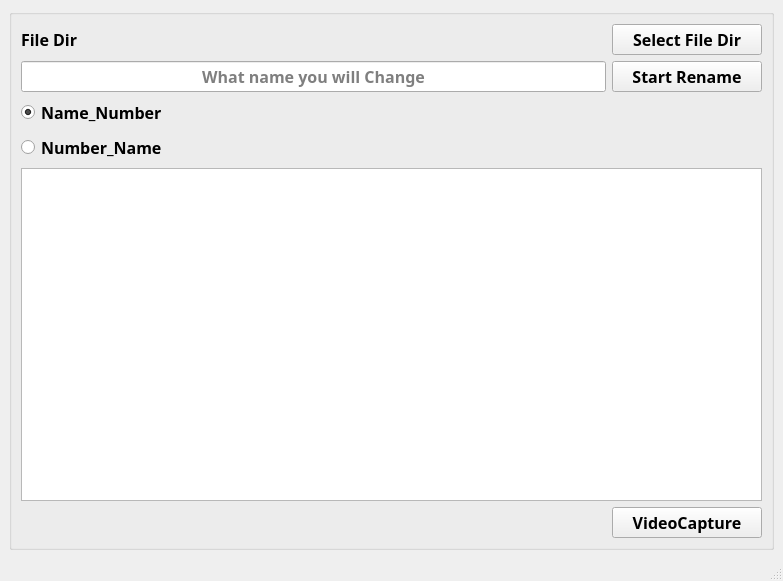
<?xml version="1.0" encoding="UTF-8"?>
<ui version="4.0">
 <class>MainWindow</class>
 <widget class="QMainWindow" name="MainWindow">
  <property name="geometry">
   <rect>
    <x>0</x>
    <y>0</y>
    <width>783</width>
    <height>581</height>
   </rect>
  </property>
  <property name="windowTitle">
   <string>Rename</string>
  </property>
  <widget class="QWidget" name="centralwidget">
   <layout class="QGridLayout" name="gridLayout">
    <item row="0" column="1">
     <widget class="QGroupBox" name="groupBox">
      <property name="enabled">
       <bool>true</bool>
      </property>
      <property name="title">
       <string/>
      </property>
      <property name="flat">
       <bool>false</bool>
      </property>
      <property name="checkable">
       <bool>false</bool>
      </property>
      <layout class="QGridLayout" name="gridLayout_2">
       <item row="3" column="0">
        <widget class="QRadioButton" name="type2">
         <property name="font">
          <font>
           <family>微軟正黑體</family>
           <pointsize>12</pointsize>
           <weight>75</weight>
           <bold>true</bold>
          </font>
         </property>
         <property name="text">
          <string>Number_Name</string>
         </property>
        </widget>
       </item>
       <item row="1" column="0">
        <widget class="QLineEdit" name="filename_willchange">
         <property name="font">
          <font>
           <family>微軟正黑體</family>
           <pointsize>12</pointsize>
           <weight>75</weight>
           <bold>true</bold>
          </font>
         </property>
         <property name="alignment">
          <set>Qt::AlignCenter</set>
         </property>
         <property name="placeholderText">
          <string>What name you will Change</string>
         </property>
        </widget>
       </item>
       <item row="0" column="0">
        <widget class="QLabel" name="FileDir">
         <property name="font">
          <font>
           <family>微軟正黑體</family>
           <pointsize>12</pointsize>
           <weight>75</weight>
           <bold>true</bold>
          </font>
         </property>
         <property name="text">
          <string>File Dir</string>
         </property>
        </widget>
       </item>
       <item row="0" column="1">
        <widget class="QPushButton" name="Select_dir">
         <property name="font">
          <font>
           <family>微軟正黑體</family>
           <pointsize>12</pointsize>
           <weight>75</weight>
           <bold>true</bold>
          </font>
         </property>
         <property name="text">
          <string>    Select File Dir    </string>
         </property>
        </widget>
       </item>
       <item row="4" column="0" colspan="2">
        <widget class="QListWidget" name="change_list">
         <property name="font">
          <font>
           <family>微軟正黑體</family>
           <pointsize>12</pointsize>
           <weight>75</weight>
           <bold>true</bold>
          </font>
         </property>
        </widget>
       </item>
       <item row="5" column="1">
        <widget class="QPushButton" name="change">
         <property name="font">
          <font>
           <family>微軟正黑體</family>
           <pointsize>12</pointsize>
           <weight>75</weight>
           <bold>true</bold>
          </font>
         </property>
         <property name="text">
          <string>VideoCapture</string>
         </property>
        </widget>
       </item>
       <item row="2" column="0">
        <widget class="QRadioButton" name="type1">
         <property name="font">
          <font>
           <family>微軟正黑體</family>
           <pointsize>12</pointsize>
           <weight>75</weight>
           <bold>true</bold>
          </font>
         </property>
         <property name="text">
          <string>Name_Number</string>
         </property>
         <property name="checked">
          <bool>true</bool>
         </property>
        </widget>
       </item>
       <item row="1" column="1">
        <widget class="QPushButton" name="Start_rename">
         <property name="font">
          <font>
           <family>微軟正黑體</family>
           <pointsize>12</pointsize>
           <weight>75</weight>
           <bold>true</bold>
          </font>
         </property>
         <property name="text">
          <string>   Start Rename   </string>
         </property>
        </widget>
       </item>
      </layout>
     </widget>
    </item>
   </layout>
  </widget>
  <widget class="QMenuBar" name="menubar">
   <property name="geometry">
    <rect>
     <x>0</x>
     <y>0</y>
     <width>783</width>
     <height>25</height>
    </rect>
   </property>
  </widget>
  <widget class="QStatusBar" name="statusbar"/>
 </widget>
 <resources/>
 <connections/>
</ui>
